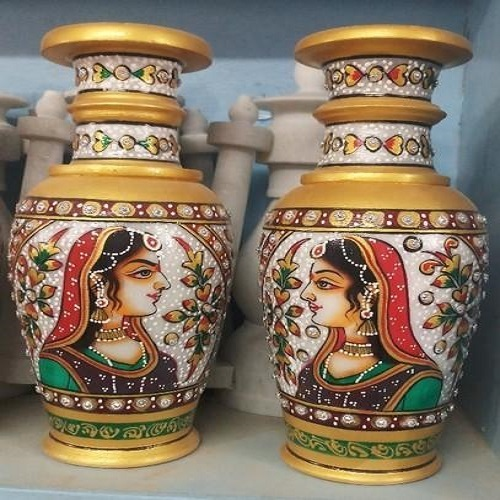
#> input picture photo/files/2 vase.jpg, 500 x 500 px
$ python -i image.py   (imports and definitions only)
#> lines starting #> are read from the running program, lines starting #| are printed output that depends on the picture
#> further down, picture is the input picture: PIL image 500x500 RGB; mean R, G, B 135.4, 118.9, 99.2
"""Photo-studio image work with Pillow + numpy: fixture cutout, alpha clean-up, backdrops, compositing.

The browser (web/js/studio.js) implements the same backdrops on a canvas; keep the two in step.
"""
from __future__ import annotations

import io
from collections import deque

import numpy as np
from PIL import Image, ImageDraw, ImageFilter, ImageOps

SIZE = 1024
BACKDROPS = ["paper", "plain", "warm", "terracotta", "indigo", "haveli", "marigold", "ink"]


# ── io ───────────────────────────────────────────────────────────────
# [22 lines left out: functions load, fit, to_jpeg, to_png, not called in this run]


# ── cutout (fixture) ─────────────────────────────────────────────────
def keyed_cutout(im: Image.Image) -> Image.Image:
    """No-key fallback: alpha from the colour distance to the photo's border colour (works for plain backgrounds)."""
    rgb = np.asarray(im.convert("RGB")).astype(np.int16)
    h, w, _ = rgb.shape
#> h = 500; w = 500
    b = max(4, min(h, w) // 40)
#> b = 12
    border = np.concatenate([rgb[:b].reshape(-1, 3), rgb[-b:].reshape(-1, 3), rgb[:, :b].reshape(-1, 3), rgb[:, -b:].reshape(-1, 3)])
    med = np.median(border, axis=0)
#> med = [85, 94, 103]
    dist = np.sqrt(((rgb - med) ** 2).sum(axis=2))
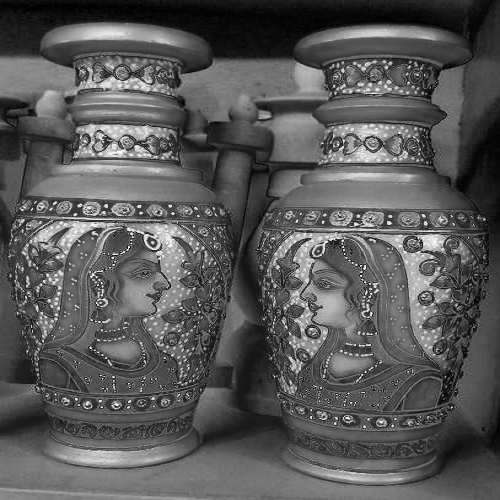
#> dist: shape (500, 500) float64; min 1, max 275.4, mean 96.3; drawn with min black and max white
    alpha = np.clip((dist - 22) * 255 / 50, 0, 255).astype(np.uint8)
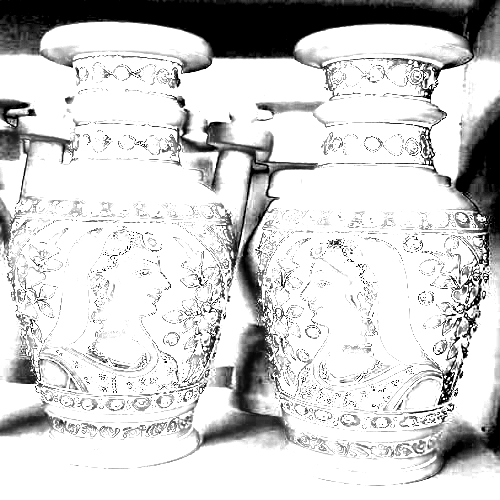
#> alpha: shape (500, 500); min 0, max 255, mean 208.2
    out = im.convert("RGBA")
    out.putalpha(Image.fromarray(alpha).filter(ImageFilter.GaussianBlur(1)))
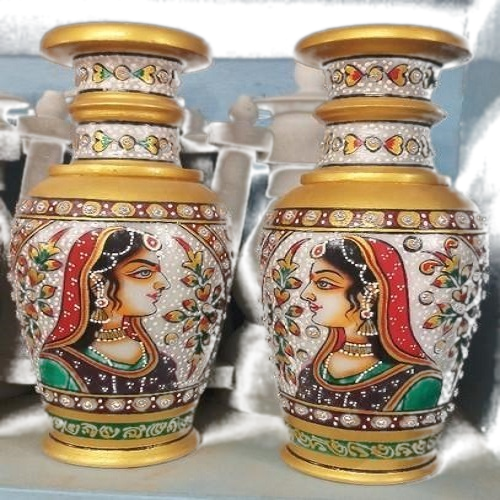
#> out: PIL image 500x500 RGBA; mean R, G, B, A 135.4, 118.9, 99.2, 208; transparent parts drawn white
    return out


# ── alpha clean-up ───────────────────────────────────────────────────
# [44 lines left out: function clean_alpha, not called in this run]


# ── backdrops ────────────────────────────────────────────────────────
def _hex(c: str) -> tuple[int, int, int]:
    c = c.lstrip("#")
    return int(c[0:2], 16), int(c[2:4], 16), int(c[4:6], 16)


# [128 lines left out: functions _gradient, _vignette, _floor, _tile, _motif_tile, backdrop and 1 more, not called in this run]

>>> from PIL import Image
>>> picture = Image.open('../../../../photo/files/2 vase.jpg')
>>> result = keyed_cutout(picture)
